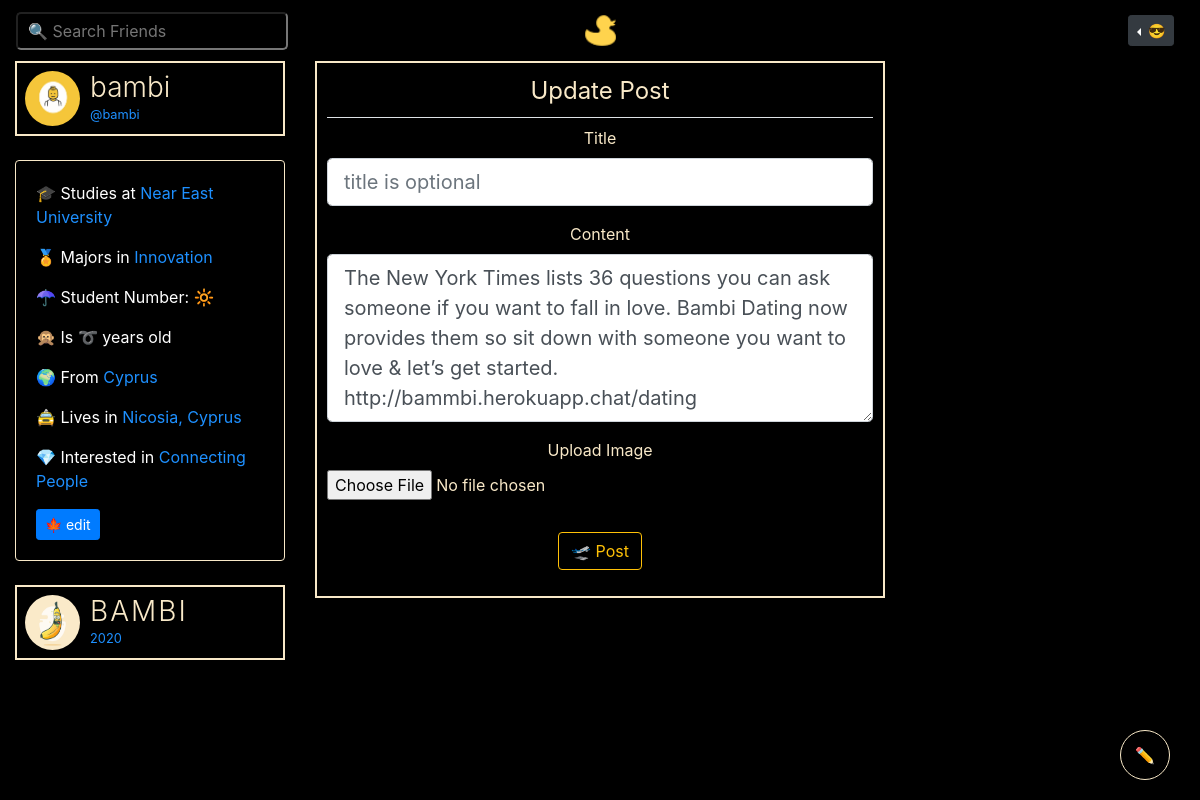
/post/34/update (signed in), run on an earlier commit of the app's database.
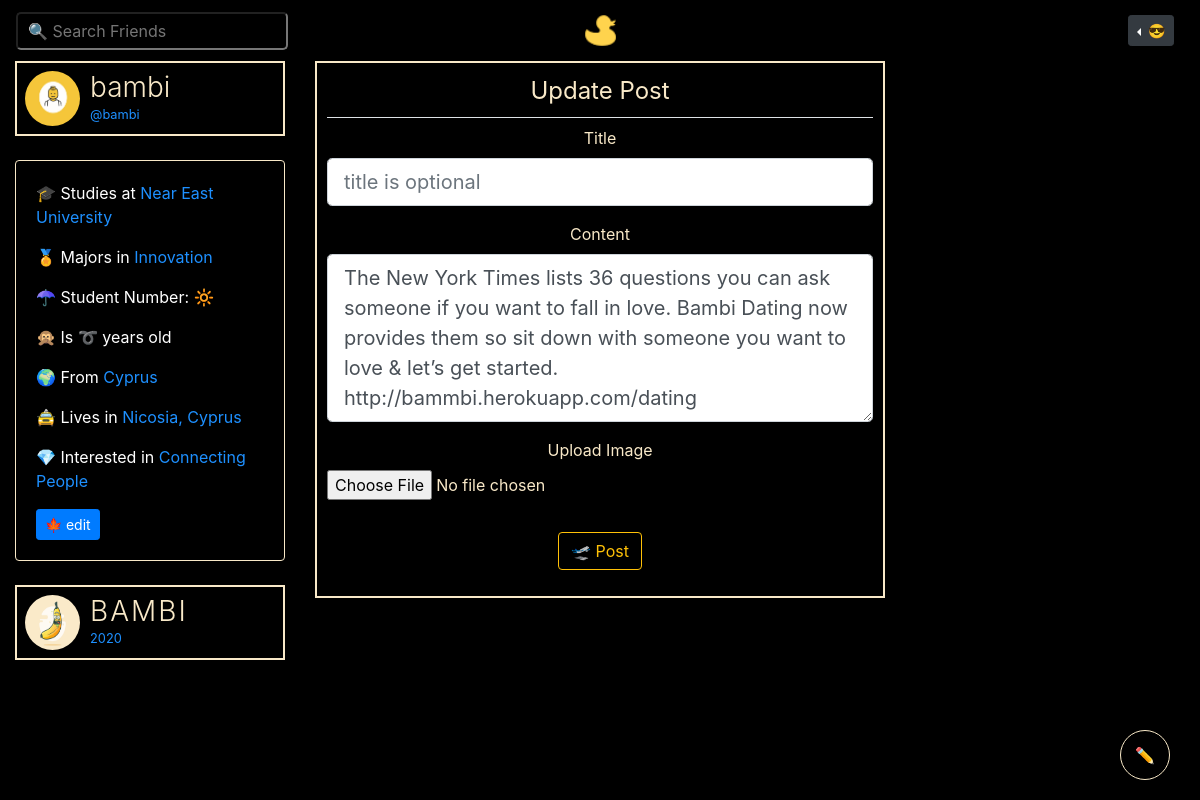
And on a later commit of the database.
### bambiv3/models.py (models this page shows, shortened)
class Post(db.Model):
	id = db.Column(db.Integer, primary_key=True)
	title = db.Column(db.String(100)) #nullable=False
	date_posted = db.Column(db.DateTime, nullable=False, default=datetime.utcnow)
	content = db.Column(db.Text, nullable=False)
	image = db.Column(db.String(20))
	user_id = db.Column(db.Integer, db.ForeignKey('user.id'), nullable=False)
	likes = db.relationship('PostLike', backref='post', lazy='dynamic')

### bambiv3/routes.py (the view)
@app.route("/post/<int:post_id>/update", methods=['GET', 'POST'])
@login_required
def update_post(post_id):
	post = Post.query.get_or_404(post_id)
	if post.author != current_user:
		abort(403)
	form = PostForm()
	if form.validate_on_submit():
		post.title = form.title.data
		post.content = form.content.data
		db.session.commit()
		flash('Your post has been updated!', 'success')
		return redirect(url_for('post', post_id=post.id))
	elif request.method == 'GET':
		form.title.data = post.title
		form.content.data = post.content
	return render_template('create_post.html', title='Update Post',
						   form=form, legend='Update Post')

### bambiv3/forms.py
class PostForm(FlaskForm):
	title = StringField('Title') #validators=[DataRequired()]
	content = TextAreaField('Content', validators=[DataRequired()])
	image = FileField('Upload Image', validators=[FileAllowed(['jpg', 'jpeg' , 'png', 'gif'])])
	submit = SubmitField('🛫 Post')

### bambiv3/models.py (called while the page is built)
@login_manager.user_loader
def load_user(user_id):
	return User.query.get(int(user_id))

	def new_messages(self):
		last_read_time = self.last_message_read_time or datetime(1900, 1, 1)
		return Message.query.filter_by(recipient=self).filter(
			Message.timestamp > last_read_time).count()

### bambiv3/routes.py (called while the page is built)
@app.before_request
def before_request():
	if current_user.is_authenticated:
		current_user.last_seen = datetime.utcnow()
		db.session.commit()

### bambiv3/templates/create_post.html (shortened to what this page needs)
{% extends "layout.html" %}
{% block content %}
<div class="container-fluid">
	<div class="row">
		<div class="col-lg-3 d-none d-lg-block">
		      <header style="color:#F9E9C8;border:2px solid #F9E9C8;padding:8px;cursor:pointer;" data-toggle="modal" data-target="#profile">
		        <img src="{{ url_for('static', filename='profile_pics/' + current_user.image_file) }}" alt="harun profile" class="profile-thumbnail">
		        <div class="profile-name">
		          <h3>{{current_user.username}}</h3>
		          <small>@{{current_user.email.split("@")[0] | lower}}</small>
		        </div>
		      </header>
		      <br>
		    <div class="card about" style="color:#fff;background:#000;text-align:left;border:1px solid #F9E9C8;">
		    <div class="card-body">
		      <p> 🎓 Studies at <span>Near East University</span></p>
			  <p> 🏅 Majors in <span>{{current_user.department}}</span></p>
			  <p> ☂ Student Number: <span>{{current_user.student_number}}</span></p>
			  <p> 🙊 Is <span>{{current_user.age}}</span> years old</p>
			  <p> 🌍 From <span>{{current_user.country}}</span></p>
			  <p> 🚖 Lives in <span>Nicosia, Cyprus</span></p>
			  <p> 💎 Interested in <span>{{current_user.hobby}}</span></p>
			  <a class="btn btn-sm btn-primary" href="{{ url_for('account') }}">🍁 edit</a>
		    </div>
		  </div>
		  <br>
		  <header style="color:#F9E9C8;border:2px solid #F9E9C8;padding:8px;">
		    <img src="{{ url_for('static', filename='profile_pics/' + 'logod.png') }}" alt="logo" class="profile-thumbnail">
		    <div class="profile-name">
		      <h3 class="logo">BAMBI</h3>
		      <small id="year"></small>
		    </div>
		  </header>
		</div>
		<div class="col-lg-6" style="text-align: center">
			<div class="post">
			  <div id="inner">
			   <div class="content-section">
				  <form method="POST" action="" enctype="multipart/form-data">
				    <fieldset class="form-group">
				      <legend class="border-bottom mb-2 pb-2">{{ legend }}</legend>
				      <div class="form-group">
				        {{ form.title.label(placeholder="title is optional", class="form-control-label") }}
				        {% if form.title.errors %}
				        {{ form.title(placeholder="title is optional", class="form-control form-control-lg is-invalid") }}
				        <div class="invalid-feedback">
				          {% for error in form.title.errors %}
				          <span>{{ error }}</span>
				          {% endfor %}
				        </div>
				        {% else %}
				        {{ form.title(placeholder="title is optional", class="form-control form-control-lg") }}
				        {% endif %}
				      </div>
				      <div class="form-group">
				        {{ form.content.label(placeholder="speak your mind...", class="form-control-label") }}
				        {% if form.content.errors %}
				        {{ form.content(placeholder="speak your mind...", class="form-control form-control-lg is-invalid") }}
				        <div class="invalid-feedback">
				          {% for error in form.content.errors %}
				          <span>{{ error }}</span>
				          {% endfor %}
				        </div>
				        {% else %}
				        {{ form.content(placeholder="speak your mind...", class="form-control form-control-lg", rows="5") }}
				        {% endif %}
				      </div>
				      <div class="form-group">
				        {{ form.image.label(class="form-control-label") }}
				        {% if form.image.errors %}
				        {{ form.image(class="form-control-file is-invalid") }}
				        <div class="invalid-feedback">
				          {% for error in form.image.errors %}
				          <span>{{ error }}</span>
				          {% endfor %}
				        </div>
				        {% else %}
				        {{ form.image(class="form-control-file") }}
				        {% endif %}
				      </div>
				    </div>
				    <div class="form-group">
				      {{ form.submit(class="btn btn-outline-warning") }}
				    </div>
			  </div>
		</div>
		<br>
		</div>
{% endblock content %}

What changed in the data, as far as the page shows it:
changed Post: content "…& let’s get started. http://bammbi.herokuapp.chat/dating" → "…& let’s get started. http://bammbi.herokuapp.com/dating"
